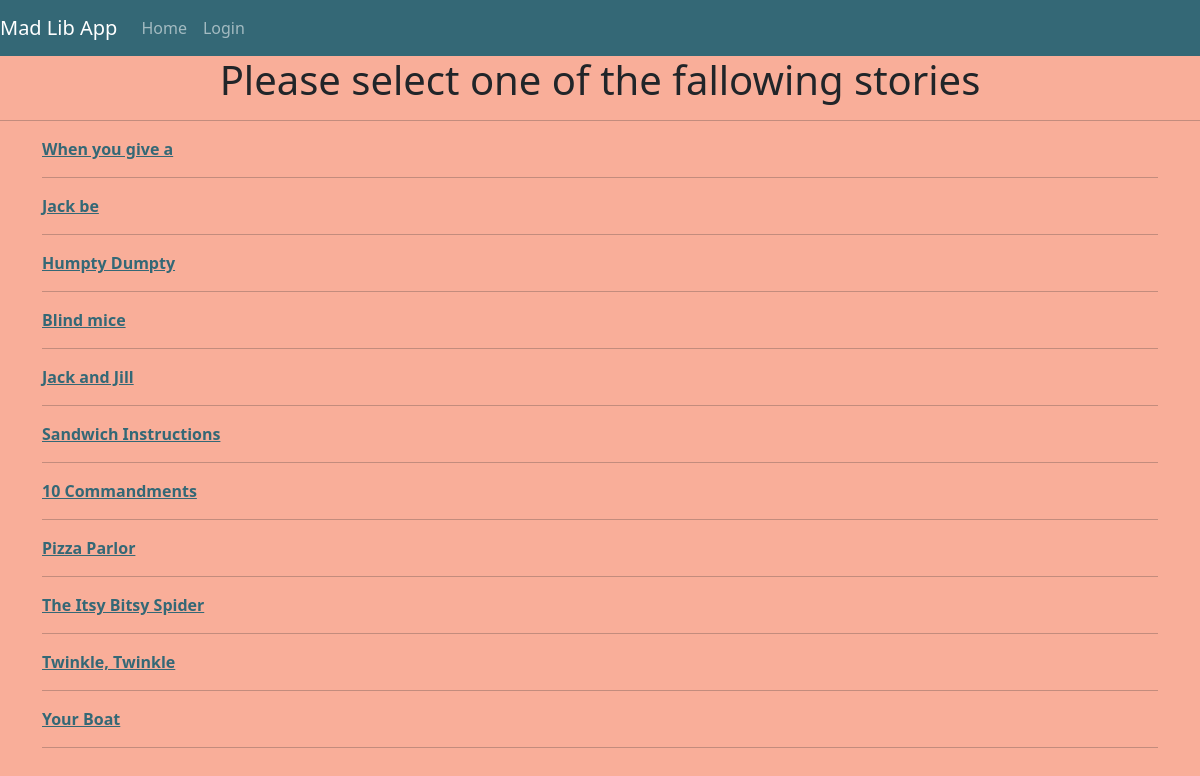
The page / on the database its author committed.
### game/models.py (models this page shows, shortened)
class Story(models.Model):
    title = models.CharField(max_length=100)
    content = models.TextField()

### game/views.py (the view)
# urls.py: 2. Add a URL to urlpatterns:  path('', views.home, name='home')
def home(request):
    stories = Story.objects.all()
    context = {
        'stories': stories,
    }
    return render(request, 'gamePages/index.html', context)

### game/templates/gamePages/index.html (shortened to what this page needs)
{% extends 'gamePages/base.html' %}
{% block body %}
    <h1 class="text-center">Please select one of the fallowing stories</h1>
    <hr>
    <div class="container">
        {% for link in stories %}
            <div>
                <a class="btn-primary" href="{% url 'pickGame' link.id %}" style="font-weight: bold; color: #346876">{{ link.title }}</a>
            </div>
            <hr>
        {% endfor %}
    </div>
{% endblock %}

### rows shown on the page
Story: title "When you give a"
Story: title "Jack be"
Story: title "Humpty Dumpty"
Story: title "Blind mice"
Story: title "Jack and Jill"
Story: title "Sandwich Instructions"
Story: title "10 Commandments"
Story: title "Pizza Parlor"
Story: title "The Itsy Bitsy Spider"
Story: title "Twinkle, Twinkle"
Story: title "Your Boat"
